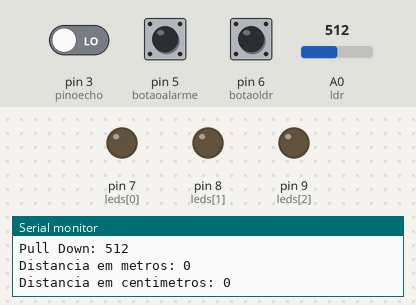
Recording of a sketch running on a simulated Arduino Uno, built with avr-gcc and run on an emulated ATmega328P. Parts: output pins drawn as LEDs (lit = HIGH), the last lines printed to the serial monitor. The test bench sets the inputs (shaded band); at power-on: pin 3 (pinoecho) LOW, pin 5 (botaoalarme) LOW, pin 6 (botaoldr) LOW, A0 (ldr) = 512.

Above: at 1.1 s.
At 2.8 s:
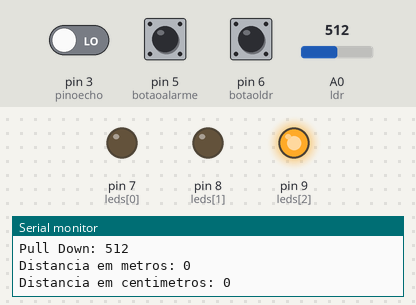
Timing chart, 0 to 4.3 s (numbered marks = the images above):
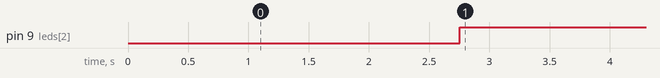

The sketch:

alarmeultraldr.ino
```cpp
#define pinotrig 2
#define pinoecho 3
#define buzina 4
#define botaoalarme 5
#define botaoldr 6
#define ldr A0

const int leds[] = {7,8,9,10,11};
const int led1 = leds[0];
const int led2 = leds[1];
const int led3 = leds[2];
const int led4 = leds[3];
const int led5 = leds[4];

bool controleBotao[] = {false, false};

float velocidadeSomms = 0.000340;
float velocidadeSoms = 340;

int calculodistanciam;
int calculodistanciacm;

float tempoecho = 0.0;

void setup() {

  for (int i = 0; i < 3; i++) pinMode(leds[i], OUTPUT);
  pinMode(botaoldr, INPUT);
  pinMode(botaoalarme, INPUT);
  pinMode(ldr, INPUT);
  pinMode(pinotrig, INPUT);
  pinMode(pinoecho, INPUT);

  Serial.begin(9600);
  delay(1000);

}

void disparotrig() {

 digitalWrite(pinotrig, HIGH);
 delayMicroseconds(10);
 digitalWrite(pinotrig, LOW);
}

void loop() {

  disparotrig();

  calculodistanciacm = calculodistanciam * 100;

  Serial.print("Pull Down: ");
  Serial.println(analogRead(ldr));

  Serial.print("Distancia em metros: ");
  Serial.println(calculodistanciam);

  Serial.print("Distancia em centimetros: ");
  Serial.println(calculodistanciam* 100);

  float calculodistanciam = tempoecho * velocidadeSomms / 2;

  // Botão Alarme

  if (digitalRead(botaoalarme) == 1 && controleBotao[1] == false) {

    controleBotao[1] = true;
  }

  else if (digitalRead(botaoalarme) == 1 && controleBotao[1] == true) {

    controleBotao[1] = false;
  }

  // Botão LDR

  if (digitalRead(botaoldr) == 1 && controleBotao[0] == false) {

    controleBotao[0] = true;
  }

  else if (digitalRead(botaoldr) == 1 && controleBotao[0] == true) {

    controleBotao[0] = false;
  }

  if (controleBotao[0] == true) {

    if (analogRead(ldr) < 500) { // Acionar LED, caso Luminosidade Baixa

    digitalWrite(led1, HIGH);
    digitalWrite(led2, HIGH);
    tone(buzina, 523);
    delay(250);

    }  // Fim do "if analogRead"

    if (analogRead(ldr) > 500) { // Desativar LED, caso Luminosidade Alta

     noTone(buzina);
     digitalWrite(led1, LOW);
     digitalWrite(led2, LOW);
     delay(250);

    }
  }

  if (controleBotao[0] == false) {
    noTone(buzina);
    digitalWrite(led1, LOW);
    digitalWrite(led2, LOW);
    delay(250);

  }

 tempoecho = pulseIn(pinoecho, HIGH);

  delay(500);

  if(calculodistanciacm <= 200 ){

    digitalWrite(buzina, HIGH);
    digitalWrite(led3, HIGH);
    digitalWrite(led4, HIGH);
    digitalWrite(led5, HIGH);

  }


  if(calculodistanciacm > 200){

    digitalWrite(buzina, LOW);
    digitalWrite(led3, LOW);
    digitalWrite(led4, LOW);
    digitalWrite(led5, LOW);

  }
}
```

Measured:
- by itself, pin 9 (leds[2]): LOW → HIGH at 2.8 s
